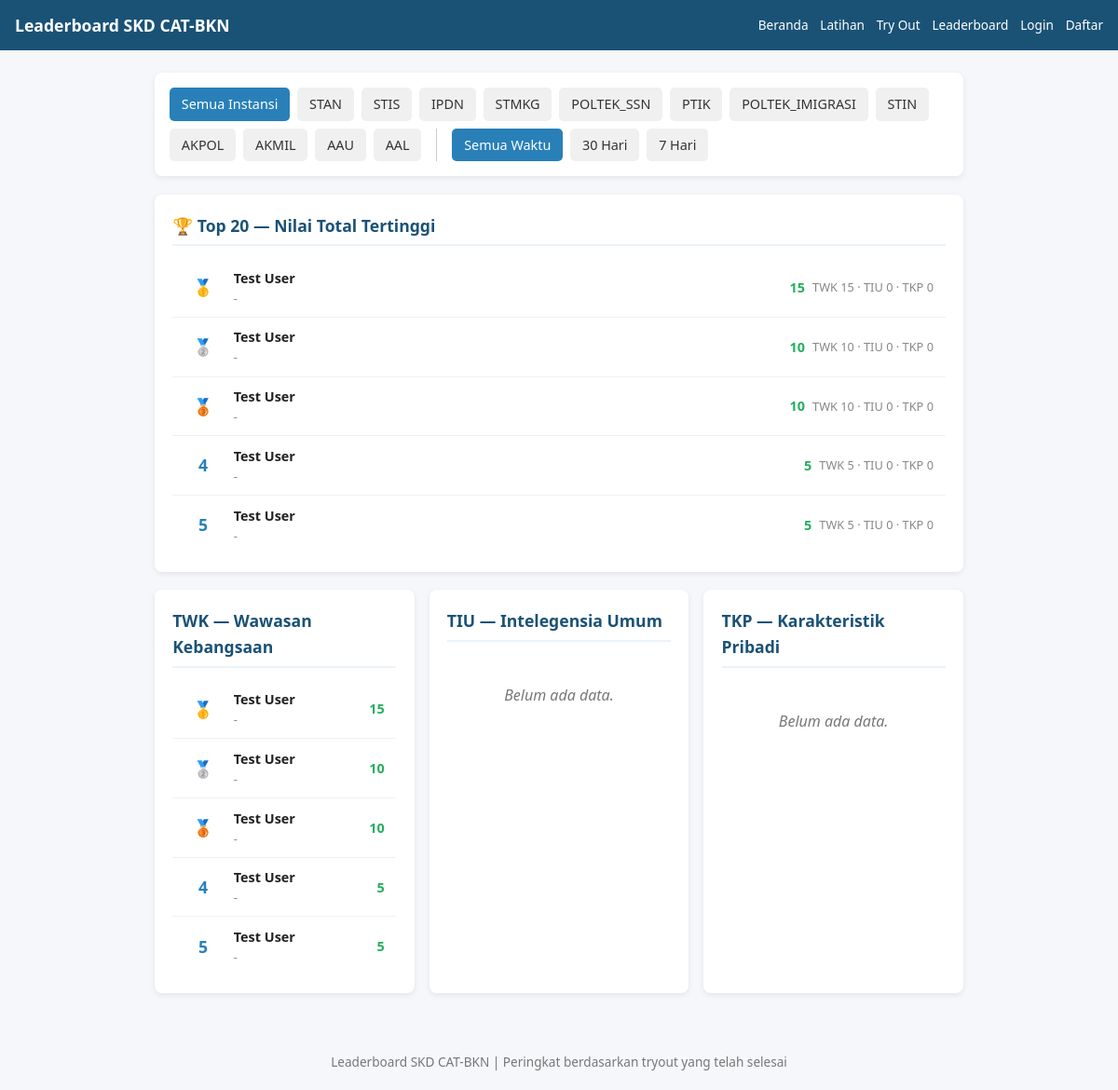
Before: /pages/leaderboard.php with the older database file.
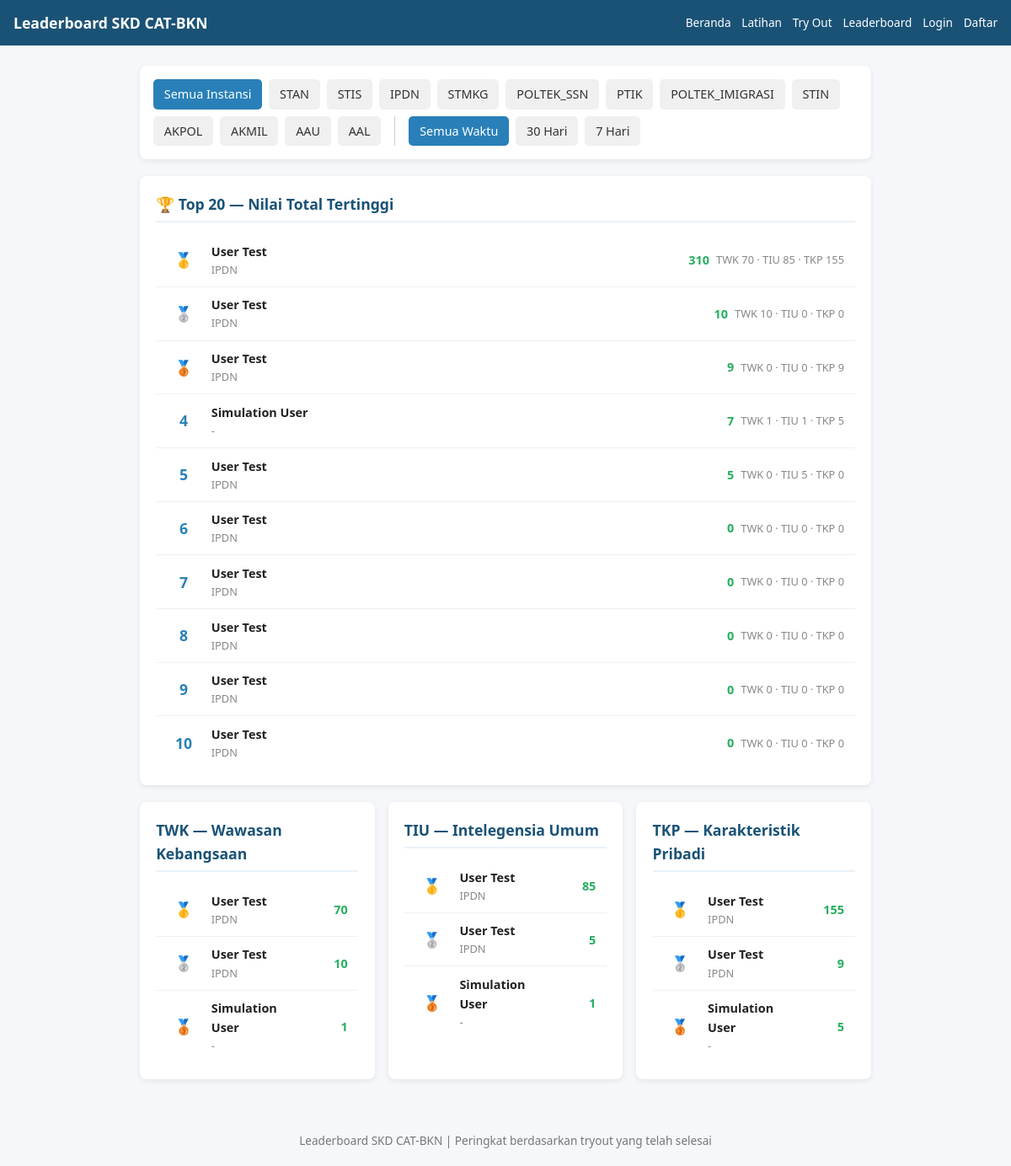
After: the same page with the newer database file.
### tables this page shows
CREATE TABLE `instansi` (
  `id` int(11) NOT NULL,
  `kode` varchar(20) NOT NULL COMMENT 'Singkatan: STAN, STIS, IPDN, dll',
  `nama` varchar(100) NOT NULL COMMENT 'Nama lengkap instansi',
  `passing_twk` int(11) NOT NULL DEFAULT 65,
  `passing_tiu` int(11) NOT NULL DEFAULT 80,
  `passing_tkp` int(11) NOT NULL DEFAULT 126,
  `passing_total` int(11) NOT NULL DEFAULT 271,
  `deskripsi` text DEFAULT NULL COMMENT 'Info singkat instansi',
  `aktif` tinyint(1) DEFAULT 1,
  `urutan` int(11) DEFAULT 0,
  `created_at` timestamp NOT NULL DEFAULT current_timestamp()
);

CREATE TABLE `tryout_sessions` (
  `id` int(11) NOT NULL,
  `user_id` int(11) NOT NULL,
  `nama` varchar(100) NOT NULL,
  `durasi_tkp` int(11) DEFAULT 45,
  `durasi_tiu` int(11) DEFAULT 35,
  `durasi_twk` int(11) DEFAULT 30,
  `jumlah_tkp` int(11) DEFAULT 45,
  `jumlah_tiu` int(11) DEFAULT 35,
  `jumlah_twk` int(11) DEFAULT 30,
  `passing_tkp` int(11) DEFAULT 126,
  `passing_tiu` int(11) DEFAULT 80,
  `passing_twk` int(11) DEFAULT 65,
  `passing_total` int(11) DEFAULT 271,
  `waktu_mulai` datetime DEFAULT NULL,
  `waktu_selesai` datetime DEFAULT NULL,
  `nilai_tkp` int(11) DEFAULT 0,
  `nilai_tiu` int(11) DEFAULT 0,
  `nilai_twk` int(11) DEFAULT 0,
  `total_nilai` int(11) DEFAULT 0,
  `status` enum('berjalan','selesai','gagal') DEFAULT 'berjalan',
  `created_at` timestamp NOT NULL DEFAULT current_timestamp()
);

CREATE TABLE `users` (
  `id` int(11) NOT NULL,
  `nama` varchar(100) NOT NULL,
  `email` varchar(100) DEFAULT NULL COMMENT 'Email (deprecated, gunakan no_hp)',
  `instansi_pilihan` varchar(100) DEFAULT NULL,
  `created_at` timestamp NOT NULL DEFAULT current_timestamp(),
  `role` enum('admin','user') DEFAULT 'user',
  `instansi_id` int(11) DEFAULT NULL,
  `password_hash` varchar(255) DEFAULT NULL,
  `failed_attempts` int(11) DEFAULT 0,
  `lockout_until` datetime DEFAULT NULL,
  `instansi` varchar(100) DEFAULT NULL,
  `no_hp` varchar(20) DEFAULT NULL COMMENT 'Nomor HP untuk login (08xx)',
  `sekolah_asal` varchar(100) DEFAULT NULL COMMENT 'Nama sekolah asal (SMA/SMK/MA)',
  `tahun_tamat` int(11) DEFAULT NULL COMMENT 'Tahun tamat sekolah'
);

### helpers.php (called while the page is built, shortened)
<?php
function e(string $text): string
{
    return htmlspecialchars($text, ENT_QUOTES, 'UTF-8');
}

### pages/leaderboard.php (the view, shortened to what this page needs)
<?php
require '../config.php';
require '../helpers.php';
$instansiList = $pdo->query("SELECT id, kode, nama FROM instansi WHERE aktif = 1 ORDER BY urutan, nama")->fetchAll();
$period = $_GET['period'] ?? 'all';
$instansiFilter = $_GET['instansi'] ?? '';
$where = "ts.status = 'selesai'";
$params = [];
$sqlTotal = "
    SELECT
        u.nama, u.instansi,
        ts.total_nilai,
        ts.nilai_twk, ts.nilai_tiu, ts.nilai_tkp,
        ts.waktu_mulai
    FROM tryout_sessions ts
    JOIN users u ON ts.user_id = u.id
    WHERE $where
    ORDER BY ts.total_nilai DESC
    LIMIT 20
";
$totalStmt = $pdo->prepare($sqlTotal);
$totalStmt->execute($params);
$topTotal = $totalStmt->fetchAll();
$topSubtes = [];
foreach (['TWK','TIU','TKP'] as $s) {
    $col = "nilai_" . strtolower($s);
    $whereSubtes = "ts.status = 'selesai' AND ts.$col > 0";
    $paramsSubtes = [];
    $stmt = $pdo->prepare("
        SELECT u.nama, u.instansi, ts.$col as nilai, ts.waktu_mulai
        FROM tryout_sessions ts
        JOIN users u ON ts.user_id = u.id
        WHERE $whereSubtes
        ORDER BY ts.$col DESC
        LIMIT 10
    ");
    $stmt->execute($paramsSubtes);
    $topSubtes[$s] = $stmt->fetchAll();
}
?>
<!DOCTYPE html>
<html lang="id">
<head>
</head>
<body>
<?php $pageTitle = 'Leaderboard SKD CAT-BKN'; $activePage = 'leaderboard'; ?>
<?php require '../includes/navigation.php'; ?>
<div class="container" id="main-content">
<div class="filter-bar">
    <a href="?period=<?= $period ?>&instansi=" class="<?= !$instansiFilter?'active':'' ?>">Semua Instansi</a>
    <?php foreach ($instansiList as $i): ?>
    <a href="?period=<?= $period ?>&instansi=<?= $i['kode'] ?>" class="<?= $instansiFilter===$i['kode']?'active':'' ?>"><?= e($i['kode']) ?></a>
    <?php endforeach; ?>
    <a href="?period=all&instansi=<?= $instansiFilter ?>" class="<?= $period==='all'?'active':'' ?>">Semua Waktu</a>
    <a href="?period=month&instansi=<?= $instansiFilter ?>" class="<?= $period==='month'?'active':'' ?>">30 Hari</a>
    <a href="?period=week&instansi=<?= $instansiFilter ?>" class="<?= $period==='week'?'active':'' ?>">7 Hari</a>
</div>
<div class="section">
<h2>🏆 Top 20 — Nilai Total Tertinggi</h2>
<?php if (empty($topTotal)): ?>
<div class="empty">Belum ada data tryout yang selesai.</div>
<?php else: ?>
<?php foreach ($topTotal as $i => $r):
    $medal = '';
    if ($i === 0) $medal = '🥇';
    elseif ($i === 1) $medal = '🥈';
    elseif ($i === 2) $medal = '🥉';
?>
<div class="rank-row">
    <div class="rank-num"><?= $medal ?: ($i + 1) ?></div>
    <div class="rank-name">
        <div><strong><?= e($r['nama']) ?></strong></div>
        <div style="font-size:.8rem;color:#888"><?= e($r['instansi'] ?: '-') ?></div>
    </div>
    <div class="rank-score"><?= $r['total_nilai'] ?></div>
    <div class="rank-detail">TWK <?= $r['nilai_twk'] ?> · TIU <?= $r['nilai_tiu'] ?> · TKP <?= $r['nilai_tkp'] ?></div>
</div>
<?php endforeach; ?>
<?php endif; ?>
</div>
<div class="grid-3">
<?php foreach (['TWK'=>'Wawasan Kebangsaan','TIU'=>'Intelegensia Umum','TKP'=>'Karakteristik Pribadi'] as $sub => $label): ?>
<div class="section">
    <h2><?= $sub ?> — <?= $label ?></h2>
    <?php if (empty($topSubtes[$sub])): ?>
    <div class="empty">Belum ada data.</div>
    <?php else: ?>
    <?php foreach ($topSubtes[$sub] as $i => $r):
        $medal = '';
        if ($i === 0) $medal = '🥇';
        elseif ($i === 1) $medal = '🥈';
        elseif ($i === 2) $medal = '🥉';
    ?>
    <div class="rank-row">
        <div class="rank-num"><?= $medal ?: ($i + 1) ?></div>
        <div class="rank-name">
            <div><strong><?= e($r['nama']) ?></strong></div>
            <div style="font-size:.8rem;color:#888"><?= e($r['instansi'] ?: '-') ?></div>
        </div>
        <div class="rank-score"><?= $r['nilai'] ?></div>
    </div>
    <?php endforeach; ?>
    <?php endif; ?>
</div>
<?php endforeach; ?>
</div>
</div>
<div class="footer">
Leaderboard SKD CAT-BKN | Peringkat berdasarkan tryout yang telah selesai
</div>
</body>
</html>

### includes/navigation.php (shortened to what this page needs)
<?php
$pageTitle = $pageTitle ?? 'SKD CAT-BKN';
$activePage = $activePage ?? '';
$userId = $_SESSION['user_id'] ?? null;
$userRole = $_SESSION['role'] ?? '';
$basePath = (basename(dirname($_SERVER['SCRIPT_NAME'])) === 'pages') ? '../' : '';
$apiPath = '/permen/api/';
function isActive($page, $active) {
    return $page === $active ? 'class="active"' : '';
}
?>
<div class="header" role="banner">
<h1><?= $pageTitle ?></h1>
<nav role="navigation" aria-label="Main navigation">
<div style="display:flex;align-items:center;gap:.4rem .8rem;flex-wrap:wrap">
<?php if ($userRole === 'admin'): ?>
<a href="<?= $basePath ?>index.php" <?= isActive('beranda', $activePage) ?> role="menuitem">Beranda</a>
<a href="<?= $basePath ?>admin_dashboard.php" <?= isActive('admin_dashboard', $activePage) ?> role="menuitem">Dashboard</a>
<a href="<?= $basePath ?>latihan.php" <?= isActive('latihan', $activePage) ?> role="menuitem">Latihan</a>
<a href="<?= $basePath ?>tryout.php" <?= isActive('tryout', $activePage) ?> role="menuitem">Try Out</a>
<a href="<?= $basePath ?>leaderboard.php" <?= isActive('leaderboard', $activePage) ?> role="menuitem">Leaderboard</a>
<a href="<?= $basePath ?>feedback.php" <?= isActive('feedback', $activePage) ?> role="menuitem">Feedback</a>
<a href="<?= $apiPath ?>logout.php" role="menuitem">Logout</a>
<?php else: ?>
<a href="<?= $basePath ?>index.php" <?= isActive('beranda', $activePage) ?> role="menuitem">Beranda</a>
<a href="<?= $basePath ?>latihan.php" <?= isActive('latihan', $activePage) ?> role="menuitem">Latihan</a>
<a href="<?= $basePath ?>tryout.php" <?= isActive('tryout', $activePage) ?> role="menuitem">Try Out</a>
<a href="<?= $basePath ?>leaderboard.php" <?= isActive('leaderboard', $activePage) ?> role="menuitem">Leaderboard</a>
<a href="<?= $basePath ?>login.php" role="menuitem">Login</a>
<a href="<?= $basePath ?>register.php" role="menuitem">Daftar</a>
<?php endif; ?>
</div>
</nav>
</div>

### pages/leaderboard.php (style rules this page uses)
* { box-sizing:border-box;margin:0;padding:0 }
body { font-family:'Segoe UI',Arial,sans-serif;background:#f5f7fa;color:#222;line-height:1.6 }
.header { background:#1a5276;color:#fff;padding:.8rem 1rem;display:flex;justify-content:space-between;align-items:center;flex-wrap:wrap;gap:.4rem }
.header h1 { font-size:1.1rem }
.header a { color:#fff;text-decoration:none;font-size:.85rem }
.container { max-width:900px;margin:1.5rem auto;padding:0 1rem }
.filter-bar { background:#fff;border-radius:8px;padding:1rem;box-shadow:0 2px 6px rgba(0,0,0,.08);margin-bottom:1.2rem;display:flex;gap:.5rem;flex-wrap:wrap }
.filter-bar a { display:inline-block;padding:.4rem .8rem;border-radius:5px;text-decoration:none;font-size:.9rem;color:#333;background:#f0f0f0 }
.filter-bar a.active { background:#2980b9;color:#fff }
.section { background:#fff;border-radius:8px;padding:1.2rem;box-shadow:0 2px 6px rgba(0,0,0,.08);margin-bottom:1.2rem }
.section h2 { color:#1a5276;font-size:1.1rem;margin-bottom:.8rem;border-bottom:2px solid #eaf2f8;padding-bottom:.4rem }
.rank-row { display:flex;align-items:center;padding:.6rem .8rem;border-bottom:1px solid #f0f0f0;font-size:.9rem }
.rank-row:last-child { border-bottom:none }
.rank-num { width:40px;font-weight:bold;color:#2980b9;font-size:1.1rem;text-align:center }
.rank-name { flex:1;padding:0 .8rem }
.rank-score { font-weight:bold;color:#27ae60;min-width:60px;text-align:right }
.rank-detail { color:#888;font-size:.8rem;margin-left:auto;padding-left:.5rem }
.grid-3 { display:grid;grid-template-columns:repeat(auto-fit,minmax(260px,1fr));gap:1rem }
.footer { text-align:center;padding:1.2rem;color:#777;font-size:.85rem;margin-top:1.5rem }
.empty { color:#777;font-style:italic;text-align:center;padding:2rem }

Changed rows visible on the page:
removed tryout_sessions: i "🥇", user.nama "Test User", user.instansi "-", total_nilai "15", nilai_twk "15", nilai_tiu "0", nilai_tkp "0"
removed tryout_sessions: i "🥈", user.nama "Test User", user.instansi "-", total_nilai "10", nilai_twk "10", nilai_tiu "0", nilai_tkp "0"
removed tryout_sessions: i "🥉", user.nama "Test User", user.instansi "-", total_nilai "10", nilai_twk "10", nilai_tiu "0", nilai_tkp "0"
removed tryout_sessions: i "4", user.nama "Test User", user.instansi "-", total_nilai "5", nilai_twk "5", nilai_tiu "0", nilai_tkp "0"
removed tryout_sessions: i "5", user.nama "Test User", user.instansi "-", total_nilai "5", nilai_twk "5", nilai_tiu "0", nilai_tkp "0"
added tryout_sessions: i "🥇", user.nama "User Test", user.instansi "IPDN", total_nilai "310", nilai_twk "70", nilai_tiu "85", nilai_tkp "155"
added tryout_sessions: i "🥈", user.nama "User Test", user.instansi "IPDN", total_nilai "10", nilai_twk "10", nilai_tiu "0", nilai_tkp "0"
added tryout_sessions: i "🥉", user.nama "User Test", user.instansi "IPDN", total_nilai "9", nilai_twk "0", nilai_tiu "0", nilai_tkp "9", i "🥈"
added tryout_sessions: i "4", user.nama "Simulation User", user.instansi "-", total_nilai "7", nilai_twk "1", nilai_tiu "1", nilai_tkp "5", i "🥉"
added tryout_sessions: i "5", user.nama "User Test", user.instansi "IPDN", total_nilai "5", nilai_twk "0", nilai_tiu "5", nilai_tkp "0", i "🥈"
added tryout_sessions: i "6", user.nama "User Test", user.instansi "IPDN", total_nilai "0", nilai_twk "0", nilai_tiu "0", nilai_tkp "0", shown under "🏆 Top 20 — Nilai Total Tertinggi"
added tryout_sessions: i "7", user.nama "User Test", user.instansi "IPDN", total_nilai "0", nilai_twk "0", nilai_tiu "0", nilai_tkp "0", shown under "🏆 Top 20 — Nilai Total Tertinggi"
added tryout_sessions: i "8", user.nama "User Test", user.instansi "IPDN", total_nilai "0", nilai_twk "0", nilai_tiu "0", nilai_tkp "0", shown under "🏆 Top 20 — Nilai Total Tertinggi"
added tryout_sessions: i "9", user.nama "User Test", user.instansi "IPDN", total_nilai "0", nilai_twk "0", nilai_tiu "0", nilai_tkp "0", shown under "🏆 Top 20 — Nilai Total Tertinggi"
added tryout_sessions: i "10", user.nama "User Test", user.instansi "IPDN", total_nilai "0", nilai_twk "0", nilai_tiu "0", nilai_tkp "0", shown under "🏆 Top 20 — Nilai Total Tertinggi"
Other visible differences:
list line gone: "Belum ada data."
